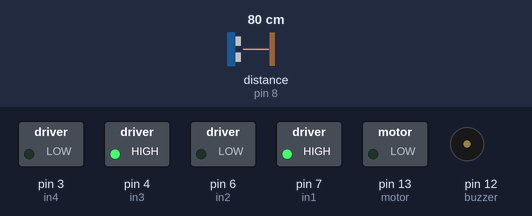
A sketch run on a simulated Arduino Uno, built with avr-gcc and run on an emulated ATmega328P. Parts: switched loads named in the sketch (green lamp = pin HIGH), buzzer (waves = sounding, pin HIGH). Wiring (inferred from the names in the program): ultrasonic range finder: trigger pin 9; echo pin 8. Inputs (shaded band) come from the test bench; at power-on: distance to the obstacle (sensor on pin 8) 80 cm. The echo pulse lasts 58.3 µs per cm; pins used as bus, display or sensor lines are not drawn.

Above: at 1.5 s.
1.6 s: distance to the obstacle (sensor on pin 8) set to 25 cm
3.3 s: distance to the obstacle (sensor on pin 8) set to 20 cm
At 4.0 s:
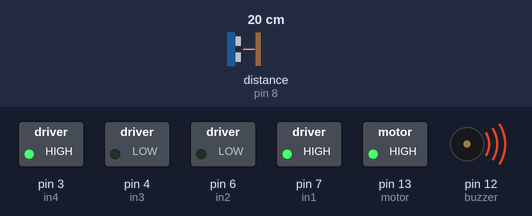
5.0 s: distance to the obstacle (sensor on pin 8) set to 35 cm
At 6.7 s:
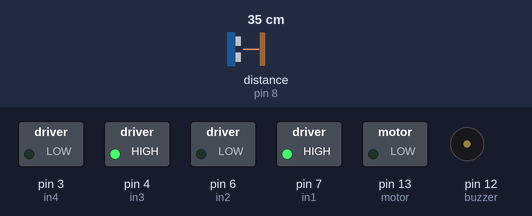
7.0 s: distance to the obstacle (sensor on pin 8) set to 2 cm
At 8.7 s:
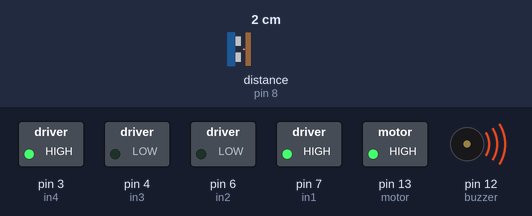
Timing chart, 0 to 10.1 s (numbered marks = the images above; inputs shaded):
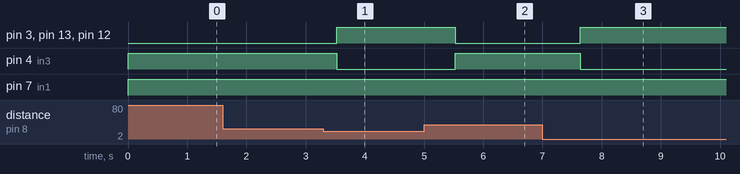

Measured:
- the behaviour switches between 23 and 22 cm on distance to the obstacle (sensor on pin 8) (found by bisection; images 0 and 1)
- after the input at 1.6 s, every drawn part: stays the same
- after the input at 3.3 s, pin 3 (in4), pin 13 (motor), pin 12 (buzzer): LOW → HIGH after 0.23 s; pin 4 (in3): HIGH → LOW after 0.23 s
- after the input at 5.0 s, pin 3 (in4), pin 13 (motor), pin 12 (buzzer): HIGH → LOW after 0.53 s; pin 4 (in3): LOW → HIGH after 0.53 s
- after the input at 7.0 s, pin 3 (in4), pin 13 (motor), pin 12 (buzzer): LOW → HIGH after 0.64 s; pin 4 (in3): HIGH → LOW after 0.64 s

The sketch:

robot_code.ino
```cpp
const int trigPin = 9;
const int echoPin = 8;
const int buzzer = 12;
const int motor = 13;
int in1=7;
int in2=6;
int in3=4;
int in4=3;

long duration, distance;
void setup() {
  pinMode(trigPin, OUTPUT);
  pinMode(echoPin, INPUT);
  pinMode(buzzer, OUTPUT);
  pinMode(motor, OUTPUT);
  pinMode(in1,OUTPUT);
  pinMode(in2,OUTPUT);
  pinMode(in3,OUTPUT);
  pinMode(in4,OUTPUT);
}

void loop() {
  digitalWrite(trigPin, LOW);
  delayMicroseconds(2);
  digitalWrite(trigPin, HIGH);
  delayMicroseconds(10);
  digitalWrite(trigPin, LOW);

  duration = pulseIn(echoPin, HIGH);

  distance= duration*0.034/2;
 digitalWrite(in1,HIGH);
 digitalWrite(in3,HIGH);
 digitalWrite(in2,LOW);
 digitalWrite(in4,LOW);
  if (distance <= 21){
  digitalWrite(buzzer, HIGH);
  digitalWrite(motor, HIGH);
  digitalWrite(in1,HIGH);
  digitalWrite(in4,HIGH);
  digitalWrite(in2,LOW);
  digitalWrite(in3,LOW);
  delay(2001);
  digitalWrite(in1,HIGH);
  }

  else{
  digitalWrite(buzzer, LOW);
  digitalWrite(motor, LOW);
  digitalWrite(in1,HIGH);
  digitalWrite(in3,HIGH);
  digitalWrite(in2,LOW);
  digitalWrite(in4,LOW);
  delay(701);
  }
}
```
